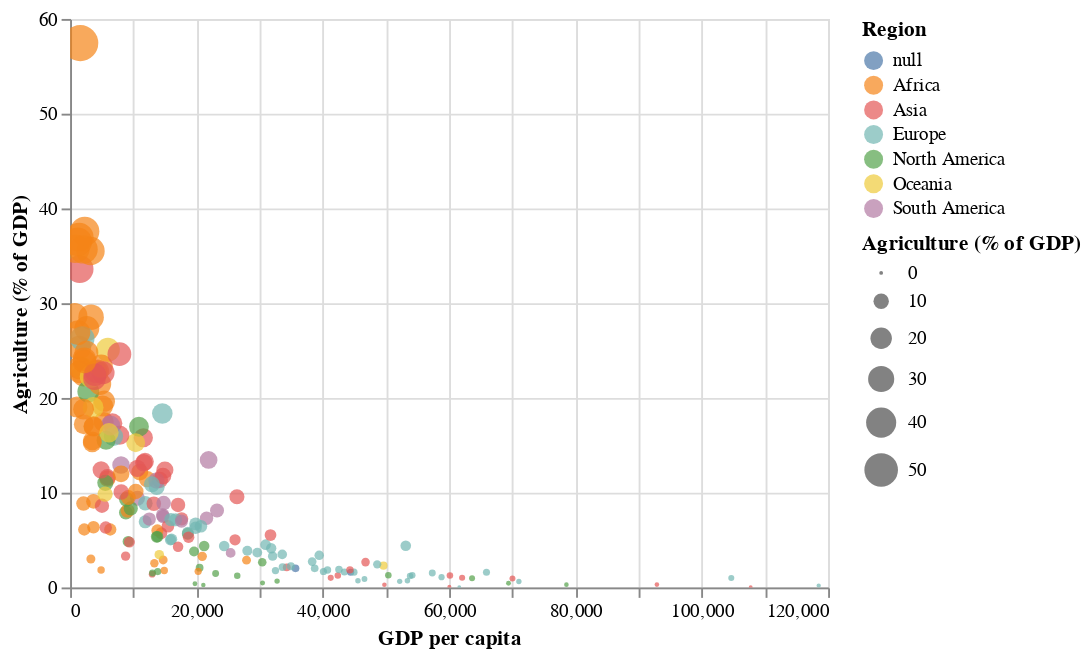

Notebook code cell kept with this figure:
### Markdown cell above
From the side-to-side description, it shows that only a few regions in Africa are above the world average, where the majority of the population is still undernourished, i.e., Middle Africa, East Africa, and most Sub-Saharan African countries. I then started looking at employment to see if the shortage was due to a lack of labor force, but shockingly, this is not the case.

### Code cell
t3 = pd.read_csv("value-added-in-the-agricultural.csv")
alt.Chart(t3).mark_circle().encode(
    x ='GDP per capita',
    y ='Agriculture (% of GDP)',
    color = alt.Color('Region', type='nominal'),
    tooltip = ['Country','Population (historical)'],
    size = 'Agriculture (% of GDP)'
).interactive()

### Figure 1 — Vega-Lite specification as saved in the notebook (floating-point values rounded to 4 significant figures; data arrays with more than 128 entries replaced by an {"elided": "..."} marker saying what was removed)
{"config": {"view": {"continuousWidth": 400, "continuousHeight": 300}}, "data": {"name": "data-a7b0c3e0c273095ccedee8bf2fa2369e"}, "mark": "circle", "encoding": {"color": {"field": "Region", "type": "nominal"}, "size": {"field": "Agriculture (% of GDP)", "type": "quantitative"}, "tooltip": [{"field": "Country", "type": "nominal"}, {"field": "Population (historical)", "type": "quantitative"}], "x": {"field": "GDP per capita", "type": "quantitative"}, "y": {"field": "Agriculture (% of GDP)", "type": "quantitative"}}, "selection": {"selector038": {"type": "interval", "bind": "scales", "encodings": ["x", "y"]}}, "$schema": "https://vega.github.io/schema/vega-lite/v4.17.0.json", "datasets": {"data-a7b0c3e0c273095ccedee8bf2fa2369e": {"elided": "270 records"}}}
